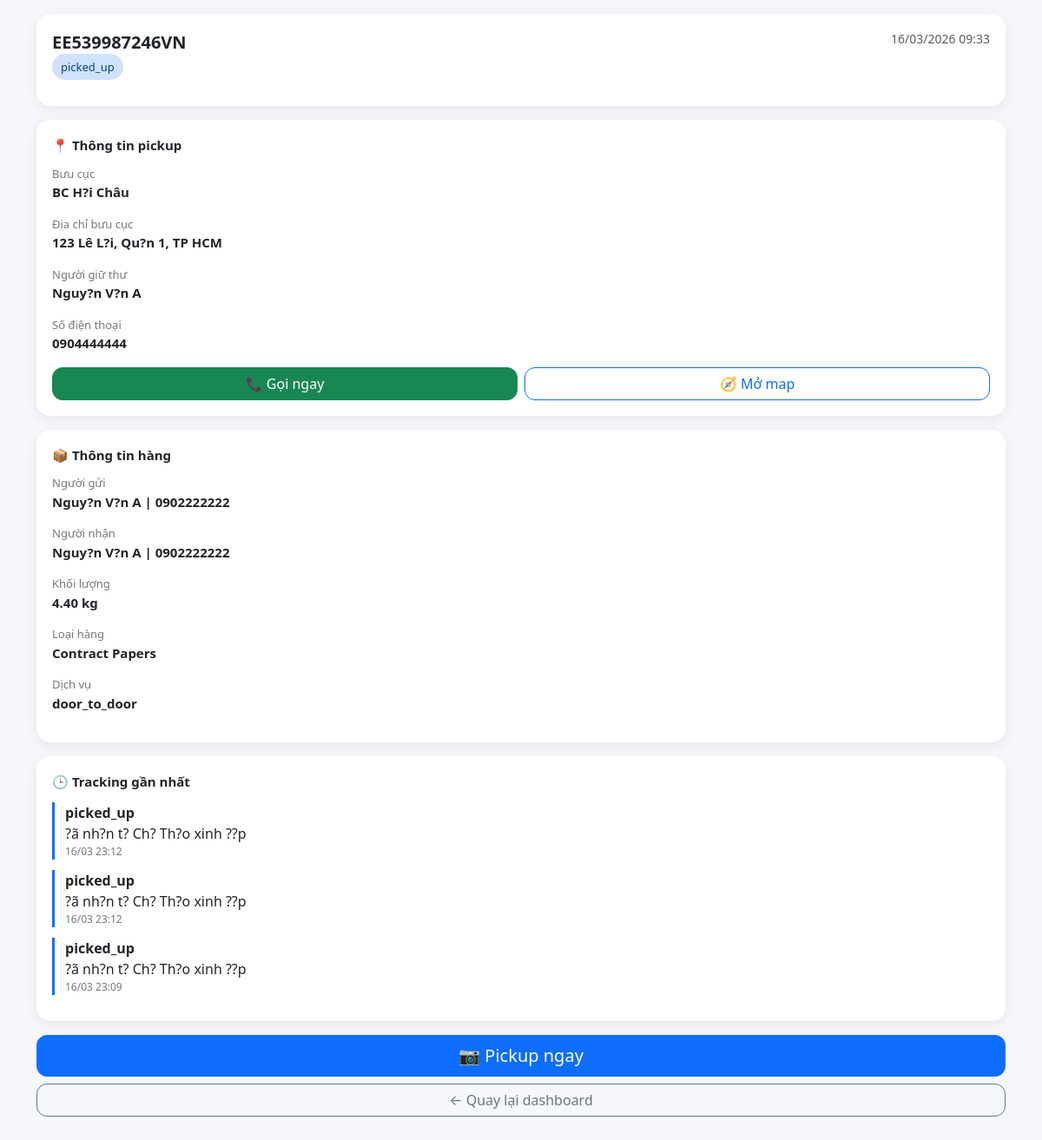
The page /modules/pickup_detail.php?id=109 (signed in) on the database its author committed.
### tables this page shows
CREATE TABLE `emslss_orders` (
  `id` int(11) NOT NULL AUTO_INCREMENT,
  `ems_code` varchar(50) DEFAULT NULL,
  `post_office_name` varchar(255) DEFAULT NULL,
  `post_office_address` text DEFAULT NULL,
  `holder_name` varchar(100) DEFAULT NULL,
  `holder_phone` varchar(20) DEFAULT NULL,
  `sender_name` varchar(255) DEFAULT NULL,
  `sender_phone` varchar(50) DEFAULT NULL,
  `sender_address` text DEFAULT NULL,
  `receiver_name` varchar(255) DEFAULT NULL,
  `receiver_phone` varchar(50) DEFAULT NULL,
  `receiver_address` text DEFAULT NULL,
  `weight` decimal(10,2) DEFAULT NULL,
  `cargo_type` varchar(255) DEFAULT NULL,
  `service_type` enum('door_to_door','door_to_hub','hub_to_door') DEFAULT NULL,
  `pickup_shipper_id` int(11) DEFAULT NULL,
  `delivery_shipper_id` int(11) DEFAULT NULL,
  `status` enum('new_order','assigned_pickup','picked_up','in_transit','assigned_delivery','delivered','failed','cancelled') DEFAULT 'new_order',
  `created_at` datetime DEFAULT current_timestamp(),
  `updated_at` datetime DEFAULT current_timestamp() ON UPDATE current_timestamp(),
  PRIMARY KEY (`id`),
  UNIQUE KEY `ems_code` (`ems_code`),
  KEY `idx_status_created` (`status`,`created_at`)
);

CREATE TABLE `emslss_tracking` (
  `id` int(11) NOT NULL AUTO_INCREMENT,
  `order_id` int(11) DEFAULT NULL,
  `status` varchar(50) DEFAULT NULL,
  `note` text DEFAULT NULL,
  `created_by` int(11) DEFAULT NULL,
  `created_at` datetime DEFAULT current_timestamp(),
  PRIMARY KEY (`id`)
);

### modules/pickup_detail.php (the view, shortened to what this page needs)
<?php
include '../config/db.php';
$order_id = intval($_GET['id']);
$user_id  = $_SESSION['user_id'];
$role     = $_SESSION['role'];
if ($role == 'shipper') {
    $sql = "
        SELECT *
        FROM emslss_orders
        WHERE id = $order_id
        AND pickup_shipper_id = $user_id
        LIMIT 1
    ";
} else {
    $sql = "
        SELECT *
        FROM emslss_orders
        WHERE id = $order_id
        LIMIT 1
    ";
}
$result = $conn->query($sql);
$order = $result->fetch_assoc();
$tracking_sql = "
    SELECT *
    FROM emslss_tracking
    WHERE order_id = $order_id
    ORDER BY created_at DESC
    LIMIT 5
";
$tracking_result = $conn->query($tracking_sql);
?>
<!DOCTYPE html>
<html lang="vi">
<head>
<link href="https://cdn.jsdelivr.net/npm/bootstrap@5.3.3/dist/css/bootstrap.min.css" rel="stylesheet">
</head>
<body>
<div class="container py-3">
    <div class="box">
        <div class="d-flex justify-content-between align-items-start mb-3">
            <div>
                <div class="header-code"><?= htmlspecialchars($order['ems_code']) ?></div>
                <span class="status-badge"><?= htmlspecialchars($order['status']) ?></span>
            </div>
            <small class="text-muted">
                <?= date('d/m/Y H:i', strtotime($order['created_at'])) ?>
            </small>
        </div>
    </div>
    <div class="box">
        <div class="section-title">📍 Thông tin pickup</div>
        <div class="mb-3">
            <div class="label">Bưu cục</div>
            <div class="value"><?= htmlspecialchars($order['post_office_name']) ?></div>
        </div>
        <div class="mb-3">
            <div class="label">Địa chỉ bưu cục</div>
            <div class="value"><?= htmlspecialchars($order['post_office_address']) ?></div>
        </div>
        <div class="mb-3">
            <div class="label">Người giữ thư</div>
            <div class="value"><?= htmlspecialchars($order['holder_name']) ?></div>
        </div>
        <div class="mb-3">
            <div class="label">Số điện thoại</div>
            <div class="value"><?= htmlspecialchars($order['holder_phone']) ?></div>
        </div>
        <div class="d-flex gap-2 mt-3">
            <a href="tel:<?= htmlspecialchars($order['holder_phone']) ?>" class="btn btn-success btn-action w-50">
                📞 Gọi ngay
            </a>
            <a href="https://www.google.com/maps/search/?api=1&query=<?= urlencode($order['post_office_address']) ?>"
               target="_blank"
               class="btn btn-outline-primary btn-action w-50">
                🧭 Mở map
            </a>
        </div>
    </div>
    <div class="box">
        <div class="section-title">📦 Thông tin hàng</div>
        <div class="mb-3">
            <div class="label">Người gửi</div>
            <div class="value"><?= htmlspecialchars($order['sender_name']) ?> | <?= htmlspecialchars($order['sender_phone']) ?></div>
        </div>
        <div class="mb-3">
            <div class="label">Người nhận</div>
            <div class="value"><?= htmlspecialchars($order['receiver_name']) ?> | <?= htmlspecialchars($order['receiver_phone']) ?></div>
        </div>
        <div class="mb-3">
            <div class="label">Khối lượng</div>
            <div class="value"><?= htmlspecialchars($order['weight']) ?> kg</div>
        </div>
        <div class="mb-3">
            <div class="label">Loại hàng</div>
            <div class="value"><?= htmlspecialchars($order['cargo_type']) ?></div>
        </div>
        <div class="mb-3">
            <div class="label">Dịch vụ</div>
            <div class="value"><?= htmlspecialchars($order['service_type']) ?></div>
        </div>
    </div>
    <div class="box">
        <div class="section-title">🕒 Tracking gần nhất</div>
        <?php while($track = $tracking_result->fetch_assoc()): ?>
            <div class="timeline-item">
                <div><strong><?= htmlspecialchars($track['status']) ?></strong></div>
                <div><?= htmlspecialchars($track['note']) ?></div>
                <div class="timeline-time">
                    <?= date('d/m H:i', strtotime($track['created_at'])) ?>
                </div>
            </div>
        <?php endwhile; ?>
    </div>
    <div class="d-grid gap-2 pb-4">
        <a href="pickup_scan.php?id=<?= $order['id'] ?>" class="btn btn-primary btn-lg btn-action">
            📷 Pickup ngay
        </a>
        <a href="pickup_dashboard.php" class="btn btn-outline-secondary btn-action">
            ← Quay lại dashboard
        </a>
    </div>
</div>
</body>
</html>

### modules/pickup_detail.php (style rules this page uses)
body { background:#f5f7fb; }
.box { background:white; border-radius:16px; padding:18px; box-shadow:0 4px 14px rgba(0,0,0,.07); margin-bottom:16px; }
.label { font-size:13px; color:#777; }
.value { font-weight:600; font-size:15px; }
.section-title { font-size:15px; font-weight:700; margin-bottom:12px; }
.btn-action { border-radius:12px; }
.timeline-item { border-left:3px solid #0d6efd; padding-left:12px; margin-bottom:12px; }
.timeline-time { font-size:12px; color:#777; }
.header-code { font-size:20px; font-weight:700; }
.status-badge { padding:6px 10px; border-radius:20px; font-size:13px; background:#cfe2ff; color:#084298; }

### rows shown on the page
emslss_orders: ems_code "EE539987246VN", status "picked_up", created_at "16/03/2026 09:33", post_office_name "BC H?i Châu", post_office_address "123 Lê L?i, Qu?n 1, TP HCM", holder_name "Nguy?n V?n A", holder_phone "0904444444", sender_name "Nguy?n V?n A", sender_phone "0902222222", receiver_name "Nguy?n V?n A", receiver_phone "0902222222", weight "4.40", cargo_type "Contract Papers", service_type "door_to_door"
emslss_tracking: status "picked_up", note "?ã nh?n t? Ch? Th?o xinh ??p", created_at "16/03 23:12"
emslss_tracking: status "picked_up", note "?ã nh?n t? Ch? Th?o xinh ??p", created_at "16/03 23:12"
emslss_tracking: status "picked_up", note "?ã nh?n t? Ch? Th?o xinh ??p", created_at "16/03 23:09"
